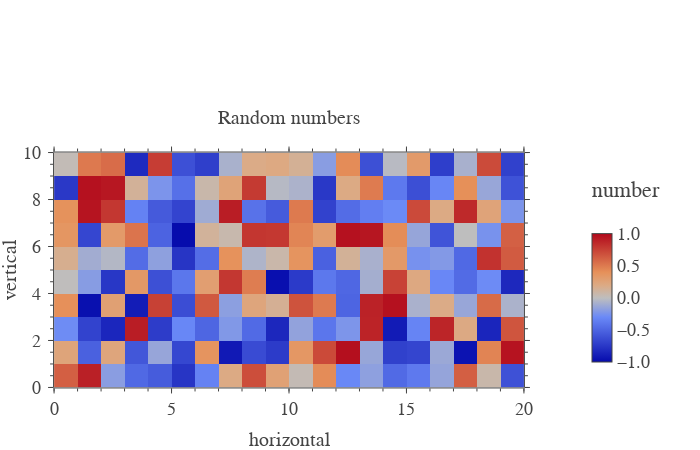

Here is the notebook cell this chart was saved with:
### Code cell
plt.show(heatmap)

### Figure 1 — Plotly figure (JSON) as saved in the notebook; plotly's stock layout.template omitted (floating-point values rounded to 4 significant figures; data arrays with more than 128 entries replaced by an {"elided": "..."} marker saying what was removed)
{"data": [{"colorbar": {"len": 0.6, "thickness": 20, "tickformat": ".1f", "title": {"text": "number<br>&nbsp;"}, "xpad": 40}, "dx": 1, "dy": 1, "transpose": true, "type": "heatmap", "uid": "0b8b35e8-c822-47bf-8ec9-91600013fd85", "x": [0, 1, 2, 3, 4, 5, 6, 7, 8, 9, 10, 11, 12, 13, 14, 15, 16, 17, 18, 19, 20], "y": [0, 1, 2, 3, 4, 5, 6, 7, 8, 9, 10], "z": {"elided": "20x10 float values"}, "zmax": 1, "zmin": -1}, {"type": "heatmap", "uid": "b9ad051f-17f9-4006-ba67-af0d505613bb", "visible": false, "xaxis": "x101", "yaxis": "y101"}, {"type": "heatmap", "uid": "b21b870a-f259-4a0f-abd1-60f21582e449", "visible": false, "xaxis": "x201", "yaxis": "y201"}], "layout": {"annotations": [{"font": {"family": "Arial", "size": 20}, "name": "title", "showarrow": false, "text": "Random numbers", "x": 0.5, "xanchor": "center", "xref": "paper", "y": 1, "yanchor": "bottom", "yref": "paper", "yshift": -30}], "font": {"family": "Arial", "size": 18}, "height": 450, "margin": {"b": 0, "l": 0, "r": 10}, "titlefont": {"family": "Arial", "size": 20}, "width": 700, "xaxis": {"anchor": "y", "automargin": true, "constrain": "domain", "dtick": 5, "hoverformat": ".f", "range": [0, 20], "showgrid": false, "showline": false, "showticklabels": true, "ticklen": 5, "ticks": "outside", "title": "horizontal", "titlefont": {"family": "Arial", "size": 20}, "zeroline": false}, "xaxis101": {"anchor": "y", "automargin": true, "constrain": "domain", "dtick": 5, "overlaying": "x", "range": [0, 20], "scaleanchor": "x", "showgrid": false, "showline": false, "showticklabels": false, "side": "top", "ticklen": 5, "ticks": "outside", "zeroline": false}, "xaxis201": {"anchor": "y", "automargin": true, "constrain": "domain", "dtick": 1, "mirror": "ticks", "overlaying": "x", "range": [0, 20], "scaleanchor": "x", "showgrid": false, "showline": true, "showticklabels": false, "ticklen": 3, "ticks": "outside", "zeroline": false}, "yaxis": {"anchor": "x", "automargin": true, "constrain": "domain", "dtick": 2, "hoverformat": ".f", "range": [0, 10], "scaleanchor": "x", "showgrid": false, "showline": false, "showticklabels": true, "ticklen": 5, "tickprefix": " ", "ticks": "outside", "ticksuffix": " ", "title": "vertical", "titlefont": {"family": "Arial", "size": 20}, "zeroline": false}, "yaxis101": {"anchor": "x", "automargin": true, "constrain": "domain", "dtick": 2, "overlaying": "y", "range": [0, 10], "scaleanchor": "y", "showgrid": false, "showline": false, "showticklabels": false, "side": "right", "ticklen": 5, "ticks": "outside", "zeroline": false}, "yaxis201": {"anchor": "x", "automargin": true, "constrain": "domain", "dtick": 0.5, "mirror": "ticks", "overlaying": "y", "range": [0, 10], "scaleanchor": "y", "showgrid": false, "showline": true, "showticklabels": false, "ticklen": 3, "ticks": "outside", "zeroline": false}}}
